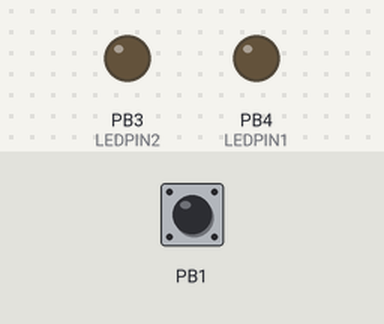
Simulated run of this sketch. Board: ATtiny85, built with avr-gcc and run on an emulated ATtiny85. Parts: output pins drawn as LEDs (lit = HIGH). Dashed ring = blinking. Inputs (shaded band) come from the test bench; at power-on: PB1 HIGH. Sleep ends after the set time or at an interrupt.

Above: at 11.6 s.
11.7 s: PB1 pulled LOW for 3.2 s
At 15.02 s:
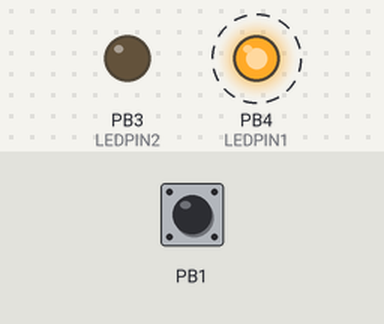
At 15.79 s:
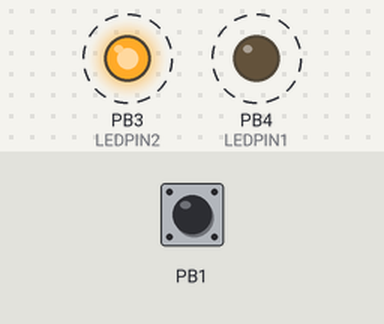
Timing chart, 0 to 23.6 s (numbered marks = the images above; inputs shaded):
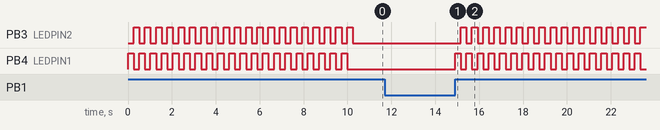

The sketch:

ATTINY85_Ornament_PCB2_Boot.ino
```cpp
//Includes

#include <avr/io.h>
#include <avr/interrupt.h>
#include <avr/sleep.h>
#include <avr/power.h>
#include <avr/wdt.h>

#define INTERRUPTPIN PCINT1 //this is PB1 per the schematic
#define PCINT_VECTOR PCINT0_vect  //this step is not necessary
#define DATADIRECTIONPIN DDB1 //Page 64 of data sheet
#define PORTPIN PB1 //Page 64
#define READPIN PINB1 //page 64
#define LEDPIN1 4 //PB4
#define LEDPIN2 3 //PB3

#define RX    3   // *** D3, Pin 2
#define TX    0   // *** D4, Pin 3

#define sbi(sfr, bit) (_SFR_BYTE(sfr) |= _BV(bit)) //OR
#define cbi(sfr, bit) (_SFR_BYTE(sfr) &= ~_BV(bit)) //AND

/*
 * Alias for the ISR: "PCINT_VECTOR" (Note: There is only one PCINT ISR.
 * PCINT0 in the name for the ISR was confusing to me at first,
 * hence the Alias, but it's how the datasheet refers to it)
 */
static volatile byte Blinking = 1; //variable used within ISR must be declared Volatile.
void enterSleep(void)
{
  set_sleep_mode(SLEEP_MODE_PWR_DOWN);

  sleep_enable();


  /* Disable all of the unused peripherals. This will reduce power
   * consumption further and, more importantly, some of these
   * peripherals may generate interrupts that will wake our Arduino from
   * sleep!
   */
  cbi(ADCSRA,ADEN);                    // switch Analog to Digitalconverter OFF
  power_timer0_disable();
  /* Now enter sleep mode. */

  sleep_mode();
  sleep_cpu();
  /* The program will continue from here after the timer timeout*/

  sleep_disable(); /* First thing to do is disable sleep. */

  /* Re-enable the peripherals. */
  sbi(ADCSRA,ADEN);                    // switch Analog to Digitalconverter OFF
  power_timer0_enable();
}

// 0=16ms, 1=32ms,2=64ms,3=128ms,4=250ms,5=500ms
// 6=1 sec,7=2 sec, 8=4 sec, 9= 8sec
void wdtSleep(int ii)
{

  noInterrupts();


  byte bb;
  int ww;
  if (ii > 9 ) ii=9;
  bb=ii & 7;
  if (ii > 7) bb|= (1<<5);
  bb|= (1<<WDCE);
  ww=bb;

  MCUSR &= ~(1<<WDRF);
  // start timed sequence
  WDTCR |= (1<<WDCE) | (1<<WDE);
  // set new watchdog timeout value
  WDTCR = bb;
  WDTCR |= _BV(WDIE);

  set_sleep_mode (SLEEP_MODE_PWR_DOWN);
  sleep_bod_disable();
  interrupts();
  sleep_mode();

}


void setup() {
    cli();//disable interrupts during setup
    pinMode(LEDPIN1, OUTPUT); //we can use standard arduino style for this as an example
    pinMode(LEDPIN2 , OUTPUT); //we can use standard arduino style for this as an example
    pinMode(1, INPUT);
    digitalWrite(LEDPIN1, LOW); //set the LED to LOW
    digitalWrite(LEDPIN2, LOW); //set the LED to LOW

    PCMSK |= (1 << INTERRUPTPIN); //sbi(PCMSK,INTERRUPTPIN) also works but I think this is more clear // tell pin change mask to listen to pin2 /pb3 //SBI
    GIMSK |= (1 << PCIE);   // enable PCINT interrupt in the general interrupt mask //SBI

    DDRB &= ~(1 << DATADIRECTIONPIN); //cbi(DDRB, DATADIRECTIONPIN);//  set up as input  - pin2 clear bit  - set to zero
    PORTB |= (1<< PORTPIN); //cbi(PORTB, PORTPIN);// disable pull-up. hook up pulldown resistor. - set to zero
    sei(); //last line of setup - enable interrupts after setup

}

void loop() {
  // put your main code here, to run repeatedly:
  //If you connect a debounced pushbutton to PB2 and to VCC you can tap the button and the LED will come on
  //tap the button again and the LED will turn off.
  //
  if(Blinking)
  {
    for(int i = 0; i < 20; i++)
    {
      digitalWrite(LEDPIN1, HIGH);
      digitalWrite(LEDPIN2, LOW);
      wdtSleep(4);
      digitalWrite(LEDPIN1,LOW);
      digitalWrite(LEDPIN2,HIGH);
      wdtSleep(4);
    }
    digitalWrite(LEDPIN1,LOW);
    digitalWrite(LEDPIN2,LOW);
    Blinking = 0;
  }
  enterSleep();

}


//this is the interrupt handler
ISR(PCINT_VECTOR)
{
  //Since the PCINTn triggers on both rising and falling edge let's just looks for rising edge
  //i.e. pin goes to 5v
  byte pinState;
  pinState = (PINB >> READPIN)& 1; //PINB is the register to read the state of the pins
  if (pinState >0) //look at the pin state on the pin PINB register- returns 1 if high
  {
   if (Blinking == 0)
   {
    Blinking = 1;
   }
  }
}

ISR(WDT_vect)
{
  wdt_disable();
}
```

Measured:
- after the input at 11.7 s, PB3 (LEDPIN2): alternates HIGH for 0.26 s and LOW for 0.26 s, starting after 3.5 s; PB4 (LEDPIN1): alternates HIGH for 0.26 s and LOW for 0.26 s, starting after 3.2 s
- by itself, PB3 (LEDPIN2), PB4 (LEDPIN1): alternates HIGH for 0.26 s and LOW for 0.26 s, 40 changes in all, then stays LOW
